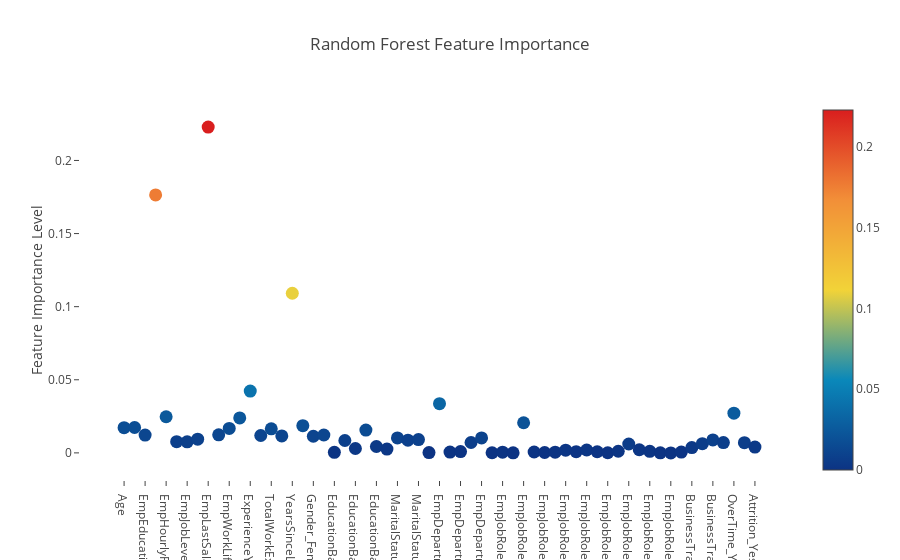

The notebook cell this image was saved under:
### Code cell
# Scatter plot 
trace = go.Scatter(
    y = rf.feature_importances_,
    x = original_final.columns.values,
    mode='markers',
    marker=dict(
        sizemode = 'diameter',
        sizeref = 1,
        size = 13,
        #size= rf.feature_importances_,
        #color = np.random.randn(500), #set color equal to a variable
        color = rf.feature_importances_,
        colorscale='Portland',
        showscale=True
    ),
    text = original_final.columns.values
)
data = [trace]

layout= go.Layout(
    autosize= True,
    title= 'Random Forest Feature Importance',
    hovermode= 'closest',
     xaxis= dict(
         ticklen= 5,
         showgrid=False,
        zeroline=False,
        showline=False
     ),
    yaxis=dict(
        title= 'Feature Importance Level',
        showgrid=False,
        zeroline=False,
        ticklen= 5,
        gridwidth= 2
    ),
    showlegend= False
)
fig = go.Figure(data=data, layout=layout)
py.iplot(fig,filename='scatter2010')

### Figure 1 — Plotly figure (JSON) as saved in the notebook; plotly's stock layout.template omitted (floating-point values rounded to 4 significant figures)
{"data": [{"marker": {"color": [0.01722, 0.01735, 0.0122, 0.1764, 0.02471, 0.007675, 0.007586, 0.00936, 0.2228, 0.01238, 0.01671, 0.02388, 0.04226, 0.01191, 0.01648, 0.01158, 0.1092, 0.01859, 0.01137, 0.01222, 0.0003747, 0.008459, 0.00299, 0.01562, 0.004352, 0.002608, 0.01023, 0.008714, 0.009083, 0.0002006, 0.03363, 0.0005357, 0.0008906, 0.007092, 0.01023, 7.945e-05, 0.000484, 4.171e-05, 0.0206, 0.0006106, 0.0002541, 0.000467, 0.001883, 0.0008418, 0.001979, 0.0007708, 0.0001018, 0.001112, 0.00606, 0.002143, 0.001049, 6.258e-05, 6.342e-06, 0.0005334, 0.003661, 0.006282, 0.008896, 0.007083, 0.02718, 0.006973, 0.003964], "colorscale": "Portland", "showscale": true, "size": 13, "sizemode": "diameter", "sizeref": 1}, "mode": "markers", "text": ["Age", "DistanceFromHome", "EmpEducationLevel", "EmpEnvironmentSatisfaction", "EmpHourlyRate", "EmpJobInvolvement", "EmpJobLevel", "EmpJobSatisfaction", "EmpLastSalaryHikePercent", "EmpRelationshipSatisfaction", "EmpWorkLifeBalance", "ExperienceYearsAtThisCompany", "ExperienceYearsInCurrentRole", "NumCompaniesWorked", "TotalWorkExperienceInYears", "TrainingTimesLastYear", "YearsSinceLastPromotion", "YearsWithCurrManager", "Gender_Female", "Gender_Male", "EducationBackground_Human Resources", "EducationBackground_Life Sciences", "EducationBackground_Marketing", "EducationBackground_Medical", "EducationBackground_Other", "EducationBackground_Technical Degree", "MaritalStatus_Divorced", "MaritalStatus_Married", "MaritalStatus_Single", "EmpDepartment_Data Science", "EmpDepartment_Development", "EmpDepartment_Finance", "EmpDepartment_Human Resources", "EmpDepartment_Research & Development", "EmpDepartment_Sales", "EmpJobRole_Business Analyst", "EmpJobRole_Data Scientist", "EmpJobRole_Delivery Manager", "EmpJobRole_Developer", "EmpJobRole_Finance Manager", "EmpJobRole_Healthcare Representative", "EmpJobRole_Human Resources", "EmpJobRole_Laboratory Technician", "EmpJobRole_Manager", "EmpJobRole_Manager R&D", "EmpJobRole_Manufacturing Director", "EmpJobRole_Research Director", "EmpJobRole_Research Scientist", "EmpJobRole_Sales Executive", "EmpJobRole_Sales Representative", "EmpJobRole_Senior Developer", "EmpJobRole_Senior Manager R&D", "EmpJobRole_Technical Architect", "EmpJobRole_Technical Lead", "BusinessTravelFrequency_Non-Travel", "BusinessTravelFrequency_Travel_Frequently", "BusinessTravelFrequency_Travel_Rarely", "OverTime_No", "OverTime_Yes", "Attrition_No", "Attrition_Yes"], "type": "scatter", "uid": "94f46472-88b2-46c5-bcfe-a41e3b99a48e", "x": ["Age", "DistanceFromHome", "EmpEducationLevel", "EmpEnvironmentSatisfaction", "EmpHourlyRate", "EmpJobInvolvement", "EmpJobLevel", "EmpJobSatisfaction", "EmpLastSalaryHikePercent", "EmpRelationshipSatisfaction", "EmpWorkLifeBalance", "ExperienceYearsAtThisCompany", "ExperienceYearsInCurrentRole", "NumCompaniesWorked", "TotalWorkExperienceInYears", "TrainingTimesLastYear", "YearsSinceLastPromotion", "YearsWithCurrManager", "Gender_Female", "Gender_Male", "EducationBackground_Human Resources", "EducationBackground_Life Sciences", "EducationBackground_Marketing", "EducationBackground_Medical", "EducationBackground_Other", "EducationBackground_Technical Degree", "MaritalStatus_Divorced", "MaritalStatus_Married", "MaritalStatus_Single", "EmpDepartment_Data Science", "EmpDepartment_Development", "EmpDepartment_Finance", "EmpDepartment_Human Resources", "EmpDepartment_Research & Development", "EmpDepartment_Sales", "EmpJobRole_Business Analyst", "EmpJobRole_Data Scientist", "EmpJobRole_Delivery Manager", "EmpJobRole_Developer", "EmpJobRole_Finance Manager", "EmpJobRole_Healthcare Representative", "EmpJobRole_Human Resources", "EmpJobRole_Laboratory Technician", "EmpJobRole_Manager", "EmpJobRole_Manager R&D", "EmpJobRole_Manufacturing Director", "EmpJobRole_Research Director", "EmpJobRole_Research Scientist", "EmpJobRole_Sales Executive", "EmpJobRole_Sales Representative", "EmpJobRole_Senior Developer", "EmpJobRole_Senior Manager R&D", "EmpJobRole_Technical Architect", "EmpJobRole_Technical Lead", "BusinessTravelFrequency_Non-Travel", "BusinessTravelFrequency_Travel_Frequently", "BusinessTravelFrequency_Travel_Rarely", "OverTime_No", "OverTime_Yes", "Attrition_No", "Attrition_Yes"], "y": [0.01722, 0.01735, 0.0122, 0.1764, 0.02471, 0.007675, 0.007586, 0.00936, 0.2228, 0.01238, 0.01671, 0.02388, 0.04226, 0.01191, 0.01648, 0.01158, 0.1092, 0.01859, 0.01137, 0.01222, 0.0003747, 0.008459, 0.00299, 0.01562, 0.004352, 0.002608, 0.01023, 0.008714, 0.009083, 0.0002006, 0.03363, 0.0005357, 0.0008906, 0.007092, 0.01023, 7.945e-05, 0.000484, 4.171e-05, 0.0206, 0.0006106, 0.0002541, 0.000467, 0.001883, 0.0008418, 0.001979, 0.0007708, 0.0001018, 0.001112, 0.00606, 0.002143, 0.001049, 6.258e-05, 6.342e-06, 0.0005334, 0.003661, 0.006282, 0.008896, 0.007083, 0.02718, 0.006973, 0.003964]}], "layout": {"autosize": true, "hovermode": "closest", "showlegend": false, "title": {"text": "Random Forest Feature Importance"}, "xaxis": {"showgrid": false, "showline": false, "ticklen": 5, "zeroline": false}, "yaxis": {"gridwidth": 2, "showgrid": false, "ticklen": 5, "title": {"text": "Feature Importance Level"}, "zeroline": false}}}
